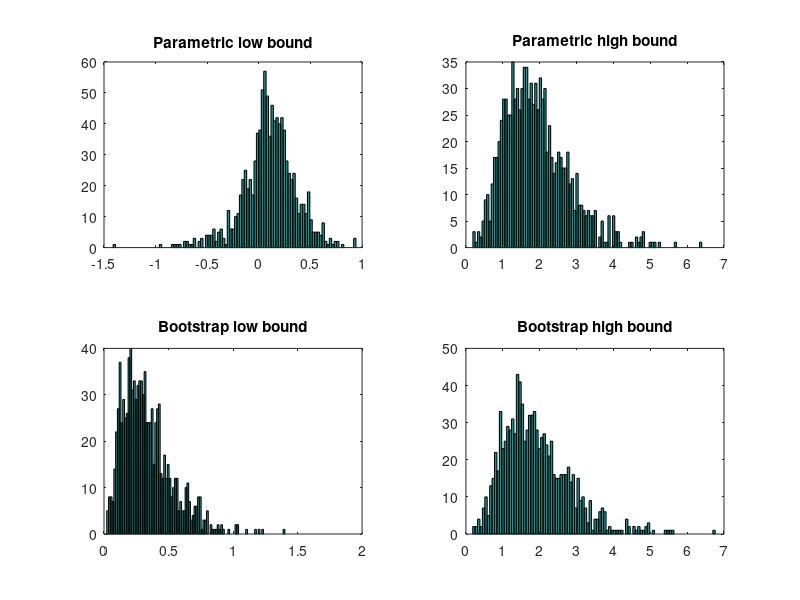

This chart was generated by the following MATLAB code:
function ex_3_7()
M = 1000;
n = 10;
B = 100;
a = 0.05;
bins = M/10;

X = normrnd(0, 1, n, M);
X = X.^2;

bs_var = zeros(B, M);
ci_par = zeros(2, M);
ci_bs = zeros(2, M);
for m=1:M
    [h p ci] = ttest(X(:,m));
    lo_par = ci(1);
    hi_par = ci(2);
    
    ci_par(1, m) = lo_par;
    ci_par(2, m) = hi_par;

    % bootstrap method
    for b=1:B
        sample = randsample(X(:,m), n, true);
        bs_mu(b, m) = mean(sample);
    end
    
    bs_sorted = sort(bs_mu(:,m));

    k = floor((B + 1)*a/2);

    lo_bs = bs_sorted(k);
    hi_bs = bs_sorted(B+1-k);

    ci_bs(1, m) = lo_bs;
    ci_bs(2, m) = hi_bs;
end 

% parametric
subplot(2, 2, 1);
hist(ci_par(1,:), bins);
title('Parametric low bound');
hold on;

subplot(2, 2, 2);
hist(ci_par(2,:), bins);
title('Parametric high bound');
hold on;

% bootstrap
subplot(2, 2, 3);
hist(ci_bs(1,:), bins);
title('Bootstrap low bound');
hold on;

subplot(2, 2, 4);
hist(ci_bs(2,:), bins);
title('Bootstrap high bound');
hold on;

end 